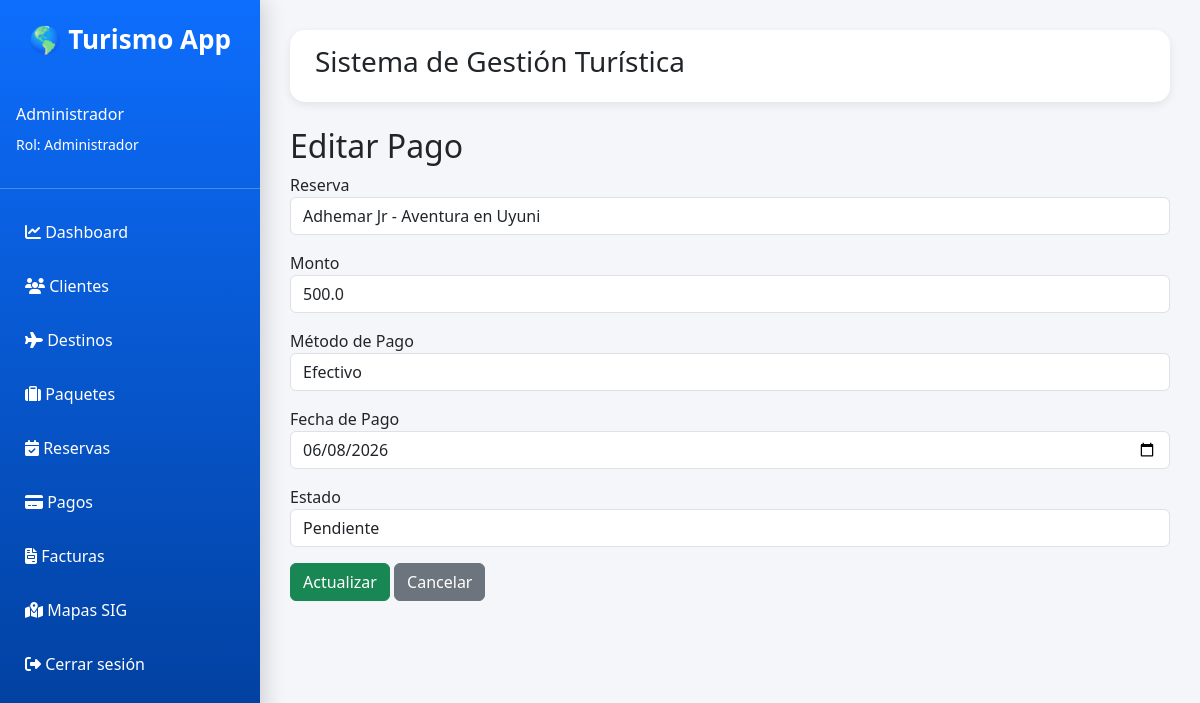
/pagos/editar/1 (signed in), run on the app's committed database.
### app/models.py (models this page shows, shortened)
class Usuario(UserMixin, db.Model):
    __tablename__ = "usuarios"
    id = db.Column(
        db.Integer,
        primary_key=True
    )
    nombre = db.Column(
        db.String(100),
        nullable=False
    )
    correo = db.Column(
        db.String(100),
        unique=True,
        nullable=False
    )
    password = db.Column(
        db.String(255),
        nullable=False
    )
    rol_id = db.Column(
        db.Integer,
        db.ForeignKey("roles.id"),
        nullable=False
    )

class Rol(db.Model):
    __tablename__ = "roles"
    id = db.Column(
        db.Integer,
        primary_key=True
    )
    nombre = db.Column(
        db.String(50),
        unique=True,
        nullable=False
    )
    usuarios = db.relationship(
        "Usuario",
        backref="rol",
        lazy=True
    )

class Pago(db.Model):
    __tablename__ = "pagos"
    id = db.Column(
        db.Integer,
        primary_key=True
    )
    monto = db.Column(
        db.Float,
        nullable=False
    )
    metodo_pago = db.Column(
        db.String(50),
        nullable=False
    )
    fecha_pago = db.Column(
        db.Date,
        nullable=False
    )
    estado = db.Column(
        db.String(50),
        nullable=False,
        default="Pendiente"
    )
    reserva_id = db.Column(
        db.Integer,
        db.ForeignKey("reservas.id"),
        nullable=False
    )
    reserva = db.relationship(
        "Reserva",
        backref="pagos"
    )

class Cliente(db.Model):
    __tablename__ = "clientes"
    id = db.Column(
        db.Integer,
        primary_key=True
    )
    nombre = db.Column(
        db.String(100),
        nullable=False
    )
    apellido = db.Column(
        db.String(100),
        nullable=False
    )
    telefono = db.Column(
        db.String(20)
    )
    correo = db.Column(
        db.String(100),
        unique=True
    )
    ci = db.Column(
        db.String(20),
        unique=True
    )

### app/pagos/routes.py (the view, shortened to what this page needs)
@pagos_bp.route("/editar/<int:id>",
                methods=["GET", "POST"])
def editar_pago(id):
    if current_user.rol.nombre == "Cliente":
        abort(403)
    pago = Pago.query.get_or_404(id)
    reservas = Reserva.query.all()
    return render_template(
        "pagos/editar.html",
        pago=pago,
        reservas=reservas
    )

### app/templates/pagos/editar.html (shortened to what this page needs)
{% extends 'base.html' %}
{% block content %}
<h2>Editar Pago</h2>
<form method="POST">
    <div class="mb-3">
        <label>Reserva</label>
        <select name="reserva_id"
                class="form-control">
            {% for reserva in reservas %}
            <option value="{{ reserva.id }}"
                {% if reserva.id == pago.reserva_id %}
                    selected
                {% endif %}
            >
                {{ reserva.cliente.nombre }}
                -
            </option>
            {% endfor %}
        </select>
    </div>
    <div class="mb-3">
        <label>Monto</label>
        <input type="number"
               step="0.01"
               name="monto"
               class="form-control"
               value="{{ pago.monto }}">
    </div>
    <div class="mb-3">
        <label>Método de Pago</label>
        <select name="metodo_pago"
                class="form-control">
            <option
                {% if pago.metodo_pago == "Efectivo" %}
                    selected
                {% endif %}
            >
                Efectivo
            </option>
        </select>
    </div>
    <div class="mb-3">
        <label>Fecha de Pago</label>
        <input type="date"
               name="fecha_pago"
               class="form-control"
               value="{{ pago.fecha_pago }}">
    </div>
    <div class="mb-3">
        <label>Estado</label>
        <select name="estado"
                class="form-control">
            <option
                {% if pago.estado == "Pendiente" %}
                    selected
                {% endif %}
            >
                Pendiente
            </option>
        </select>
    </div>
    <button type="submit"
            class="btn btn-success">
        Actualizar
    </button>
    <a href="/pagos"
       class="btn btn-secondary">
        Cancelar
    </a>
</form>
{% endblock %}

### app/templates/base.html (shortened to what this page needs)
<!DOCTYPE html>
<html lang="es">
<head>
<link href="https://cdn.jsdelivr.net/npm/bootstrap@5.3.7/dist/css/bootstrap.min.css" rel="stylesheet">
<link rel="stylesheet"
href="https://cdnjs.cloudflare.com/ajax/libs/font-awesome/6.5.2/css/all.min.css">
</head>
<body>
<div class="sidebar offcanvas-md offcanvas-start"
     tabindex="-1"
     id="menu">
<div class="logo">
    🌎 Turismo App
</div>
{% if current_user.is_authenticated %}
<div class="text-white p-3">
    <h6>{{ current_user.nombre }}</h6>
    <small>
        Rol: {{ current_user.rol.nombre }}
    </small>
</div>
<hr>
{% endif %}
{% if current_user.is_authenticated %}
    {% if current_user.rol.nombre == "Administrador" %}
        <a href="/dashboard">
            <i class="fa-solid fa-chart-line"></i>
            Dashboard
        </a>
        <a href="/clientes">
            <i class="fa-solid fa-users"></i>
            Clientes
        </a>
        <a href="/destinos">
            <i class="fa-solid fa-plane"></i>
            Destinos
        </a>
        <a href="/paquetes">
            <i class="fa-solid fa-suitcase"></i>
            Paquetes
        </a>
        <a href="/reservas">
            <i class="fa-solid fa-calendar-check"></i>
            Reservas
        </a>
        <a href="/pagos">
            <i class="fa-solid fa-credit-card"></i>
            Pagos
        </a>
        <a href="/facturas">
            <i class="fa-solid fa-file-invoice"></i>
            Facturas
        </a>
        <a href="/mapas">
            <i class="fa-solid fa-map-location-dot"></i>
            Mapas SIG
        </a>
    {% endif %}
    <a href="/auth/logout">
        <i class="fa-solid fa-right-from-bracket"></i>
        Cerrar sesión
    </a>
{% endif %}
</div>
<div class="content">
<div class="topbar">
    <h3>
        Sistema de Gestión Turística
    </h3>
</div>
{% block content %}
{% endblock %}
</div>
</body>
</html>

### app/templates/base.html (style rules this page uses)
* { margin:0; padding:0; box-sizing:border-box; }
body { background:#f4f6f9; font-family:'Segoe UI',sans-serif; }
.sidebar { position:fixed; top:0; left:0; width:260px; height:100vh; background:linear-gradient( 180deg, #0d6efd, #003b95 ); color:white; padding-top:20px; box-shadow:5px 0 20px rgba(0,0,0,.15); transition:transform .35s ease; z-index:1050; }
.logo { text-align:center; font-size:26px; font-weight:bold; margin-bottom:30px; }
.sidebar a { display:block; color:white; text-decoration:none; padding:15px 25px; transition:.3s; }
.content { margin-left:260px; padding:30px; }
.topbar { background:white; border-radius:15px; padding:15px 25px; margin-bottom:25px; box-shadow:0 3px 10px rgba(0,0,0,.08); }

### data on the page
Usuario: nombre "Administrador"
Rol: rol.nombre "Administrador"
Pago: reserva_id "Adhemar Jr - Aventura en Uyuni", monto "500.0", metodo_pago "Efectivo", fecha_pago "06/08/2026", estado "Pendiente"
